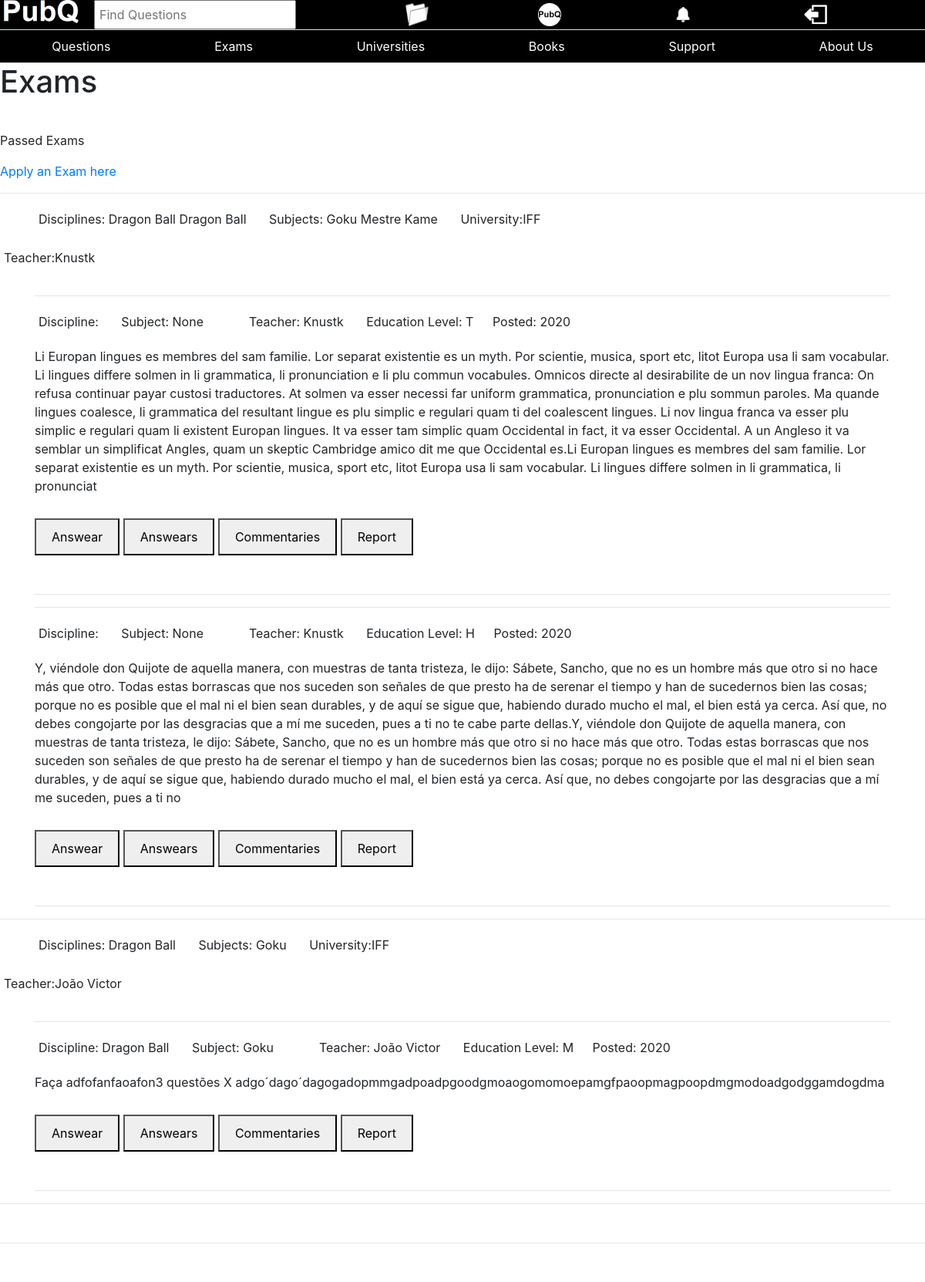
/exams/ (signed in), run on the app's committed database.
### base/models.py (models this page shows, shortened)
class Exam(models.Model):
    date_created = models.DateTimeField(auto_now_add=True, null=True)
    teacher_name = models.CharField(max_length=200)
    education_Level = models.CharField(max_length=1, choices=EDUCATIONS)
    university_name = models.CharField(max_length=200, blank=True, null=True)
    wrong_answears_count = models.IntegerField(default=0, blank=True)
    is_public = models.BooleanField(default=True, blank=True)
    pic_1 = models.ImageField(blank=True, null=True)
    pic_2 = models.ImageField(blank=True, null=True)
    pic_3 = models.ImageField(blank=True, null=True)
    pic_4 = models.ImageField(blank=True, null=True)
    pic_5 = models.ImageField(blank=True, null=True)
    subjects = models.ManyToManyField(Subject, blank=True)
    reports = models.ManyToManyField(Report, blank=True)

class Subject(models.Model):
    name = models.CharField(max_length=100)
    discipline_name = models.CharField(max_length=100)
    reports = models.ManyToManyField(Report, blank=True)
    def __str__(self):
        return self.name

class Question(models.Model):
    date_created = models.DateTimeField(auto_now_add=True, null=True)
    text = models.CharField(max_length=10000)
    teacher_name = models.CharField(max_length=200)
    university_name = models.CharField(max_length=200, blank=True, null=True)
    education_Level = models.CharField(max_length=1, choices=EDUCATIONS)
    answear = models.CharField(max_length=5000, blank=True, null=True)
    is_public = models.BooleanField(default=True, blank=True)
    wrong_answears_count = models.IntegerField(default=0, blank=True)
    pic_1 = models.ImageField(blank=True, null=True)
    pic_2 = models.ImageField(blank=True, null=True)
    exam = models.ForeignKey("Exam", on_delete=models.CASCADE, null=True, blank=True)
    subject = models.ForeignKey(Subject, on_delete=models.SET_NULL, null=True, blank=True)
    answears = models.ManyToManyField(Answear, blank=True)
    reports = models.ManyToManyField(Report, blank=True)

### base/views.py (the view)
# urls.py: path("exams/", views.exams, name="exams"),
@login_required(login_url="login")
def exams(request):
    exams = Exam.objects.filter(is_public=True)
    paginator = Paginator(exams, 6)
    page = request.GET.get("page")
    try:
        exams = paginator.page(page)
    except PageNotAnInteger:
        exams = paginator.page(1)
    except EmptyPage:
        exams = paginator.page(paginator.num_pages)
    context = {
        "page": page,
        "exams": exams,
    }
    return render(request, "base/exams.html", context)

### base/templates/base/exams.html (shortened to what this page needs)
{%  extends 'base/main.html' %}
{% block content %}
<div>
    <h1 style="margin-bottom:40px;">Exams</h1>
    <p>Passed Exams</p>
    <a href="{% url 'applyexam' %}" type="submit">Apply an Exam here</a>
    <hr>
    {% for exam in exams %}
        {% include 'base/exam_display.html' %}
    {% endfor %}
</div>
{% endblock %}

### base/templates/base/exam_display.html (shortened to what this page needs)
{% load static %}
<div class="container">
    <div style="display:inline-block; margin:5px; margin-right:20px;">
        <p>Disciplines:
        {% for subject in exam.subjects.all %}
            {{subject.discipline_name}}
        {% endfor %}
        </p>
    </div>
    <div style="display:inline-block; margin:5px; margin-right:20px;">
        <p>Subjects:
        {% for subject in exam.subjects.all %}
            {{subject.name}}
        {% endfor %}
        </p>
    </div>
    {% if exam.university_name != None %}
        <div style="display:inline-block; margin:5px; margin-right:20px;">
            <p>University:{{exam.university_name}}</p>
        </div>
    {% endif %}
    </div>
    <div style="display:inline-block; margin:5px; margin-right:20px;">
        <p>Teacher:{{exam.teacher_name}}</p>
    </div>
    {% for question in exam.question_set.all %}
        {% include 'base/question_display.html' %}
    {% endfor %}
    <hr>
</div>

### base/templates/base/question_display.html (shortened to what this page needs)
{% load static %}
<div class="container">
   <hr>
    <div style="display:block; margin-bottom:50px; margin-bottom:50px;">
        <div style="display:block;">
            <div style="display:inline-block; margin:5px; margin-right:20px;">
                <p>Discipline: {{question.subject.discipline_name}}</p>
            </div>
            <div style="display:inline-block; margin:5px; margin-right:20px;">
                <p>Subject: {{question.subject}}</p>
            </div>
            <div style="display:inline-block; margin:5px; margin-right:20px;">
                <p>Teacher: {{question.teacher_name}}</p>
            </div>
            <div style="display:inline-block; margin:5px; margin-right:20px;">
                <p>Education Level: {{question.education_Level}}</p>
            </div>
            <div style="display:inline-block;">
                <p>Posted: {{question.date_created.year}}</p>
            </div>
        </div>
        <div>
            <p style="margin-bottom:30px;">{{question.text}}</p>
        </div>
        <button style="padding:10px; padding-right:20px; padding-left:20px;" type="submit">Answear</button>
        <button id="answears" style="padding:10px; padding-right:20px; padding-left:20px;"  onclick="Show">Answears</button>
        <button style="padding:10px; padding-right:20px; padding-left:20px;">Commentaries</button>
        <a href="postreport"><button style="padding:10px; padding-right:20px; padding-left:20px;">Report</button></a>
    </div>
    <hr>
</div>

### data on the page
Exam: university_name "IFF", teacher_name "Knustk"
Subject: discipline_name "Dragon Ball", name "Goku"
Subject: discipline_name "Dragon Ball", name "Mestre Kame"
Question: subject "None", teacher_name "Knustk", education_Level "T", date_created.year "2020", text "Li Europan lingues es membres del sam familie. Lor separat existentie es un myth. Por scientie, musica, sport etc, litot Europa usa li sam vocabular. Li lingues differe solmen in li grammatica, li pronunciation e li plu commun vocabules. Omnicos directe al desirabilite de un nov lingua franca: On refusa continuar payar custosi traductores. At solmen va esser necessi far uniform grammatica, pronunciation e plu sommun paroles. Ma quande lingues coalesce, li grammatica del resultant lingue es plu simplic e regulari quam ti del coalescent lingues. Li nov lingua franca va esser plu simplic e regulari quam li existent Europan lingues. It va esser tam simplic quam Occidental in fact, it va esser…"
Question: subject "None", teacher_name "Knustk", education_Level "H", date_created.year "2020", text "Y, viéndole don Quijote de aquella manera, con muestras de tanta tristeza, le dijo: Sábete, Sancho, que no es un hombre más que otro si no hace más que otro. Todas estas borrascas que nos suceden son señales de que presto ha de serenar el tiempo y han de sucedernos bien las cosas; porque no es posible que el mal ni el bien sean durables, y de aquí se sigue que, habiendo durado mucho el mal, el bien está ya cerca. Así que, no debes congojarte por las desgracias que a mí me suceden, pues a ti no te cabe parte dellas.Y, viéndole don Quijote de aquella manera, con muestras de tanta tristeza, le dijo: Sábete, Sancho, que no es un hombre más que otro si no hace más que otro. Todas estas borrascas…"
Exam: university_name "IFF", teacher_name "João Victor"
Question: subject.discipline_name "Dragon Ball", subject "Goku", teacher_name "João Victor", education_Level "M", date_created.year "2020", text "Faça adfofanfaoafon3 questões X adgo´dago´dagogadopmmgadpoadpgoodgmoaogomomoepamgfpaoopmagpoopdmgmodoadgodggamdogdma"
